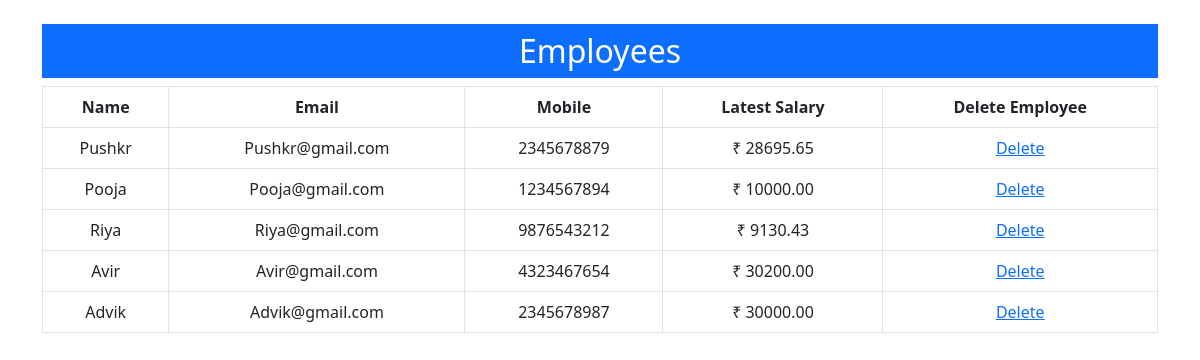
/employees/, run on the app's committed database.
### core/models.py (models this page shows, shortened)
class Employee(models.Model):
    name = models.CharField(max_length=100)
    email = models.EmailField()
    phone = models.CharField(max_length=15)
    department = models.CharField(max_length=100)
    base_salary = models.FloatField(default=0)

class Salary(models.Model):
    employee = models.ForeignKey(Employee, on_delete=models.CASCADE)
    month = models.IntegerField()
    year = models.IntegerField()
    total_working_days = models.IntegerField()
    total_leave_taken = models.IntegerField()
    overtime = models.FloatField(default=0)
    total_salary_made = models.FloatField(default=0)
    is_salary_calculated = models.BooleanField(default=False)
    class Meta:
                unique_together=('employee','month','year')

### core/views.py (the view)
# urls.py: path('employees/', views.employee_list, name='employee_list'),
def employee_list(request):
    employees = Employee.objects.all().order_by('id')
    employee_data = []
    for emp in employees:
        latest_salary = Salary.objects.filter(
            employee=emp,
            is_salary_calculated=True
        ).order_by('-year', '-month').first()
        employee_data.append({
            'employee': emp,
            'latest_salary': latest_salary.total_salary_made if latest_salary else 0.0
        })
    return render(request, 'core/employee_list.html', {'employee_data': employee_data})

### core/templates/core/employee_list.html
{% extends "core/base.html" %}
{% load static %}
{% block content %}
  <div class="container mt-4">
    <h2 class="bg-primary p-2 text-white text-center">Employees</h2>
    <table class="table table-bordered table-hover">
      <thead>
        <tr class="text-center">
          <th>Name</th>
          <th>Email</th>
          <th>Mobile</th>
          <th>Latest Salary</th>
          <th>Delete Employee</th>
        </tr>
      </thead>
      <tbody>
        {% for item in employee_data %}
          <tr class="text-center">
            <td>{{ item.employee.name }}</td>
            <td>{{ item.employee.email }}</td>
            <td>{{ item.employee.phone }}</td>
            <td>₹ {{ item.latest_salary|floatformat:"2"}}</td>
            <td>
              <a href="{% url 'delete' item.employee.pk %}">Delete</a>
            </td>
          </tr>
        {% endfor %}
      </tbody>
    </table>
  </div>
{% endblock content %}

### core/templates/core/base.html (shortened to what this page needs)
<!DOCTYPE html>
<html lang="en">
<head>
  <link href="https://cdn.jsdelivr.net/npm/bootstrap@5.3.0/dist/css/bootstrap.min.css" rel="stylesheet">
</head>
<body>
          {% block content %}
          {% endblock content %}
</body>
</html>

### data on the page
Employee: employee.name "Pushkr", employee.email "Pushkr@gmail.com", employee.phone "2345678879", latest_salary "28695.65"
Employee: employee.name "Pooja", employee.email "Pooja@gmail.com", employee.phone "1234567894", latest_salary "10000.00"
Employee: employee.name "Riya", employee.email "Riya@gmail.com", employee.phone "9876543212", latest_salary "9130.43"
Employee: employee.name "Avir", employee.email "Avir@gmail.com", employee.phone "4323467654", latest_salary "30200.00"
Employee: employee.name "Advik", employee.email "Advik@gmail.com", employee.phone "2345678987", latest_salary "30000.00"
